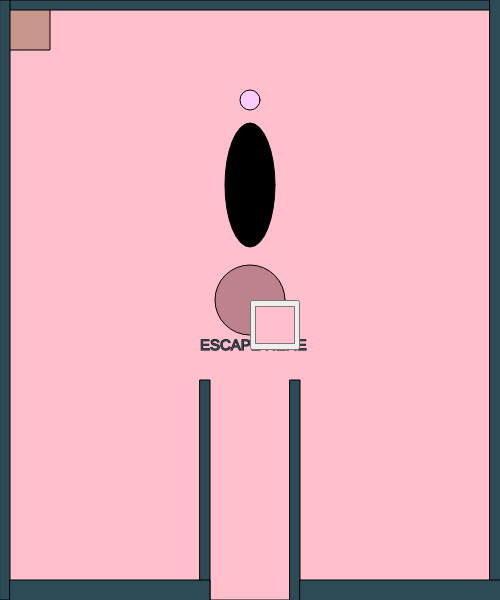
Frame 1 (no input)
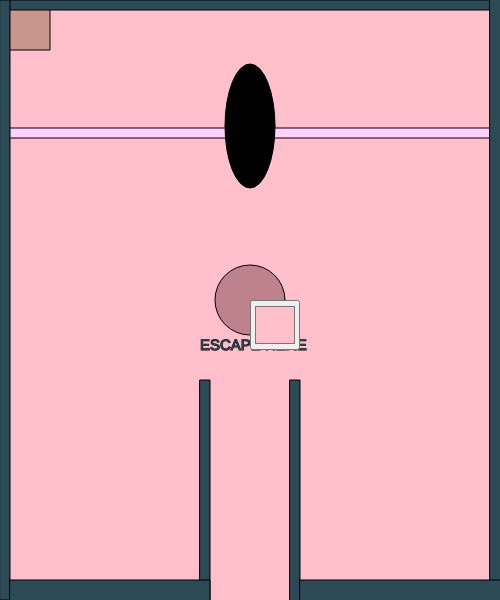
Frame 60 (no input)
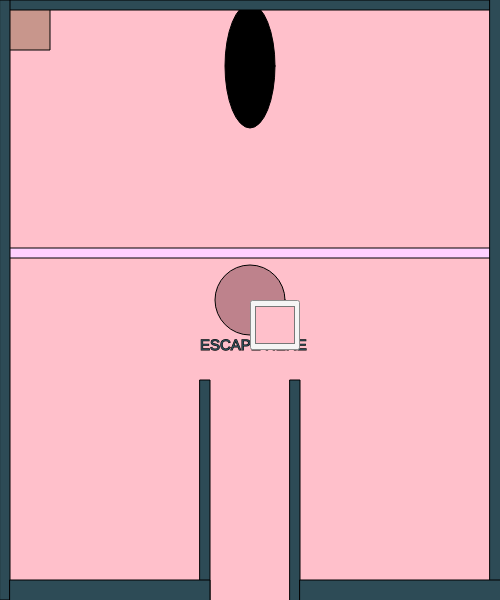
Frame 120 (the mouse pressed at the canvas centre since frame 60)

The p5.js sketch that drew these frames (run headless with seeded random() and noise() and a simulated clock; from frame 60 on, the mouse is pressed at the canvas centre):

// p5.js sketch
// ── sketch.js
//the characters
var bubbleX = 250;
var bubbleY = 100;
var bubbleDirection = 1;
var width = 500;
var height = 600;

var obX = 200;
var obY = 185;
var obDirection = 3

var characterX = 250;
var characterY = 300;

var x = 100;
var y = 100;
var xStep = 3;
var yStep = 2;

var count = 0;
var sizeDirection = 2;

// my guy movin
var up = 38;
var down = 40;
var left = 37;
var right = 39;

//my character
var mousex = 0;
var mousey = 0;



//ColorPicker...duh
let colorPicker;


function setup(){
createCanvas(500, 600);
sweepx = width / -15;
sweepy = height;
colorPicker = createColorPicker("pink");
 // position color picker
colorPicker.position(250, 300);
 // size color picker
colorPicker.size(50, 50);
}
//Obstacles
function obstacles()
{function draw(){
fill (190,130,140)
square(20,20,70)
triangle(20,40,)}}
function myguy(x,y){
fill(190,130,140);
circle(x,y,70);

}
function killer1(){
stroke(0);
fill(259, 209, 300);
rect(sweepx, sweepy, 550, 10);
sweepy = sweepy - 8;
if (sweepy < 5) {
sweepy = height;
               }}
function killer2(){
   stroke(0)
   fill(259, 204, 300);
   circle(bubbleX,bubbleY,20);
   bubbleX+=bubbleDirection;
   count++;
   if(count > 30)
   {
       bubbleDirection *=+-1;
       count = 2;
   }}
function killer3(){
   fill(0);
   ellipse(250,obY,50,124);
   obY = obY - 1;
   if(obY < 0 )
   {
       obY = height;
   }}
function keys(){
   if(keyIsDown(up))
   {
      characterY -= 25;
   }
   if(keyIsDown(down))
   {
      characterY += 25;
   }
   if(keyIsDown(left))
   {
     characterX -= 25;
   }
   if(keyIsDown(right))
   {
      characterX += 25;
   }}
function winner(){
fill(45,75,86);
rect(200,380,10,250);
rect(290,380,10,250);
//walls
rect(0,0,500,10);
rect(0,0,10,600);
rect(490,-5,20,600)
rect(10,580,200,300)
rect(300,580,600,300)
textSize(15);
text("ESCAPE HERE", 200,350) }
function clickshape(){

fill(200,150,140);
square(mousex, mousey,50);}
function mouseClicked()
{
mousex = mouseX;
mousey = mouseY;}
function victory(){ if(characterX > width  || characterY > width)
         {
             fill(0);
             stroke(5);
             textSize(26);
             text("Be Free!", 200, 300);
         }
  }
function draw(){
background(colorPicker.color());
myguy( characterX, characterY)
clickshape()
keys()
killer1()
killer2()
killer3() //black hole!
winner() // winner tunnel
//create the shape based on the mouse click
victory()
}
  
